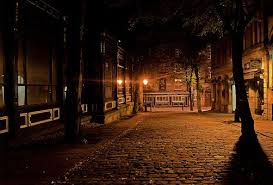
#> input picture images.jpeg, 273 x 185 px
$ python -i ex1_utils.py   (imports and definitions only)
#> lines starting #> are read from the running program, lines starting #| are printed output that depends on the picture
#> further down, picture is the input picture: shape (185, 273, 3); mean B, G, R 15, 28.7, 52.5
"""
        '########:'##::::'##::::'##:::
         ##.....::. ##::'##:::'####:::
         ##::::::::. ##'##::::.. ##:::
         ######:::::. ###::::::: ##:::
         ##...:::::: ## ##:::::: ##:::
         ##:::::::: ##:. ##::::: ##:::
         ########: ##:::. ##::'######:
        ........::..:::::..:::......::
"""
import sys
from typing import List
import cv2

import numpy as np
from matplotlib import pyplot as plt
from sklearn.metrics import mean_squared_error

LOAD_GRAY_SCALE = 1
LOAD_RGB = 2


# [54 lines left out: functions myID, imReadAndConvert, imDisplay, not called in this run]


def transformRGB2YIQ(imgRGB: np.ndarray) -> np.ndarray:
    """
    Converts an RGB image to YIQ color space
    :param imgRGB: An Image in RGB
    :return: A YIQ in image color space
    """
    # Convert the RGB image to YIQ using the transformation matrix
    T = np.array([[0.299, 0.587, 0.114],
                  [0.596, -0.275, -0.321],
                  [0.212, -0.523, 0.311]])
    imYIQ = np.dot(imgRGB, T.T)
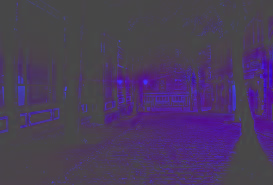
#> imYIQ: shape (185, 273, 3) float64; mean B, G, R 27.3, -15.8, 4.5; drawn with min black and max white
    return imYIQ


def transformYIQ2RGB(imgYIQ: np.ndarray) -> np.ndarray:  # TODO
    """
    Converts an YIQ image to RGB color space
    :param imgYIQ: An Image in YIQ
    :return: A RGB in image color space
    """

    yiq_from_rgb = np.array([[0.299, 0.587, 0.114],
                               [0.596, -0.275, -0.321],
                               [0.212, -0.523, 0.311]])


    OrigShape = imgYIQ.shape
    yiq2rgb = np.dot(imgYIQ.reshape(-1, 3), np.linalg.inv(yiq_from_rgb).transpose()).reshape(OrigShape)
    return yiq2rgb
    pass


def hsitogramEqualize(imgOrig: np.ndarray) -> (np.ndarray, np.ndarray, np.ndarray):
    """
        Equalizes the histogram of an image
        :param imgOrig: Original Histogram
        :ret
    """

    isColored = False
    YIQimg = 0
    tmpMat = imgOrig
    if len(imgOrig.shape) == 3:  # it's RGB convert to YIQ and take the Y dimension
        YIQimg = transformRGB2YIQ(imgOrig)
        tmpMat = YIQimg[:, :, 0]
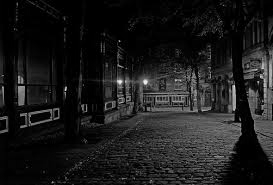
#> tmpMat: shape (185, 273) float64; min 0, max 238, mean 27.3
        isColored = True
    tmpMat = cv2.normalize(tmpMat, None, 0, 255, cv2.NORM_MINMAX)
    tmpMat = tmpMat.astype('uint8')
    histOrg = np.histogram(tmpMat.flatten(), bins=256)[0]  # original image histogram
#> histOrg = 256 values, max 6402 at index 0, min 0 at index 195, mean 197.3
    cumSum = np.cumsum(histOrg)  # image cumSum
#> cumSum = 256 values from 6402 to 50505

    LUT = np.ceil((cumSum / cumSum.max()) * 255)  # calculate the LUT table
#> LUT = 256 values from 33 to 255
    imEqualized = tmpMat.copy()
    for i in range(256):  # give the right value for each pixel according to the LUT table
        imEqualized[tmpMat == i] = int(LUT[i])
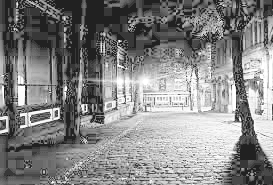
#> imEqualized: shape (185, 273); min 33, max 255, mean 132.9

    histEq = np.histogram(imEqualized.flatten().astype('uint8'), bins=256)[0]  # equalized image histogram
#> histEq = 256 values, max 6402 at index 0, min 0 at index 1, mean 197.3

    imEqualized = imEqualized / 255
    if isColored:  # RGB img -> convert back to RGB color space
        YIQimg[:, :, 0] = imEqualized
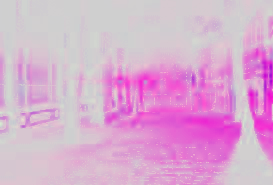
#> YIQimg: shape (185, 273, 3) float64; mean B, G, R 0.5, -15.8, 4.5; drawn with min black and max white
        imEqualized = transformYIQ2RGB(YIQimg)
#> in transformYIQ2RGB, `yiq2rgb = np.dot(imgYIQ.reshape(-1, 3), np.linalg.inv(yiq_from_rgb).tr..`:
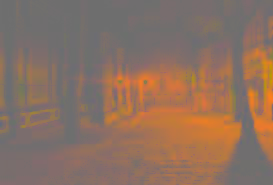
#> yiq2rgb: shape (185, 273, 3) float64; mean B, G, R -11.8, 1.9, 25.7; drawn with min black and max white

    return imEqualized, histOrg, histEq


# [7 lines left out: function case_RGB, not called in this run]


def back_to_rgb(yiq_img: np.ndarray, y_to_update: np.ndarray) -> np.ndarray:
    yiq_img[:, :, 0] = y_to_update
    return transformYIQ2RGB(yiq_img)


# [53 lines left out: function quantizeImage, not called in this run]

>>> import cv2
>>> picture = cv2.imread('images.jpeg')
>>> result = hsitogramEqualize(picture)
